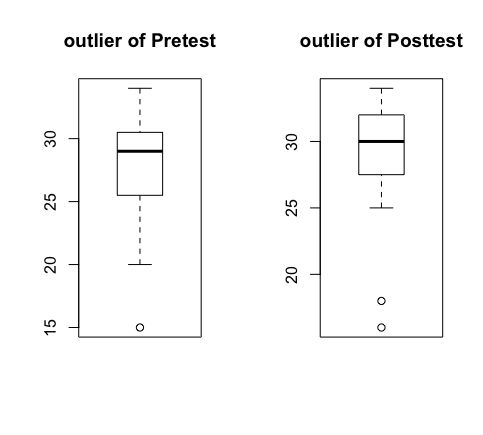

Source code (R):
par(mfrow=c(1,2))
subject<-c(1,2,3,4,5,6,7,8,9,10,11,12,13,14,15,16,17,18,19,20)
Pretest<-c(30,28,31,26,20,30,34,15,28,20,30,29,31,29,34,20,26,25,31,29)
boxplot(Pretest,range = 1.5,main="outlier of Pretest")
Posttest<-c(29,30,32,30,16,25,31,18,33,25,32,28,34,32,32,27,28,29,32,32)
boxplot(Posttest,range = 1.5,main="outlier of Posttest")

par(mfrow=c(1,2))
Pretest<-c(30,28,31,26,20,30,34,15,28,20,30,29,31,29,34,20,26,25,31,29)
hist(Pretest,main="skewness of Pretest")
Posttest<-c(29,30,32,30,16,25,31,18,33,25,32,28,34,32,32,27,28,29,32,32)
hist(Posttest,main="skewness of Posttest")
